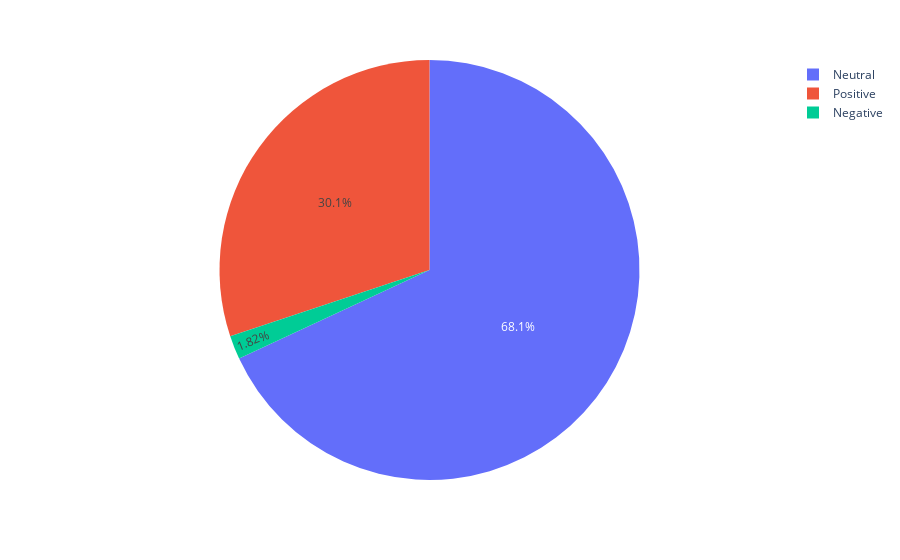

Here is the notebook cell this chart was saved with:
### Code cell
values = [2351,1040,63]
labels=["Neutral","Positive","Negative"]
fig = px.pie(values=values,names=labels)
fig.show()

### Figure 1 — Plotly figure (JSON) as saved in the notebook; plotly's stock layout.template omitted (floating-point values rounded to 4 significant figures)
{"data": [{"domain": {"x": [0, 1], "y": [0, 1]}, "hovertemplate": "label=%{label}<br>value=%{value}<extra></extra>", "labels": ["Neutral", "Positive", "Negative"], "legendgroup": "", "name": "", "showlegend": true, "type": "pie", "values": [2351, 1040, 63]}], "layout": {"legend": {"tracegroupgap": 0}, "margin": {"t": 60}}}
